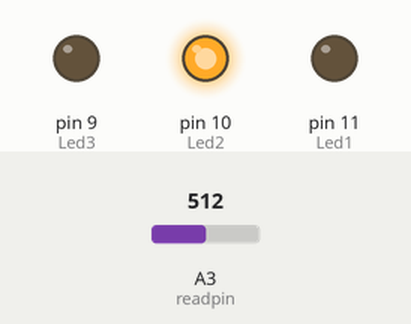
Bench run of a sketch on a simulated Arduino Uno, built with avr-gcc and run on an emulated ATmega328P. On the bench: output pins drawn as LEDs (lit = HIGH). The test bench sets the inputs (shaded band); at power-on: A3 (readpin) = 512.

Above: at 1.2 s.
1.3 s: A3 (readpin) set to 664
2.8 s: A3 (readpin) set to 693
At 3.5 s:
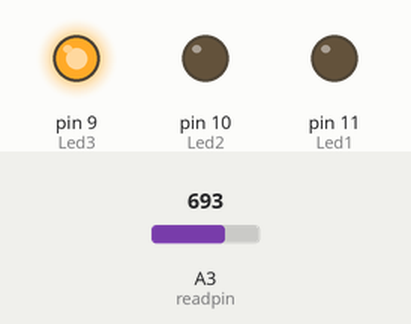
4.5 s: A3 (readpin) set to 306
At 5.7 s:
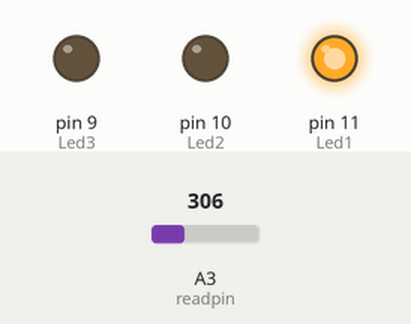
6.0 s: A3 (readpin) set to 326
7.5 s: A3 (readpin) set to 350
At 8.2 s:
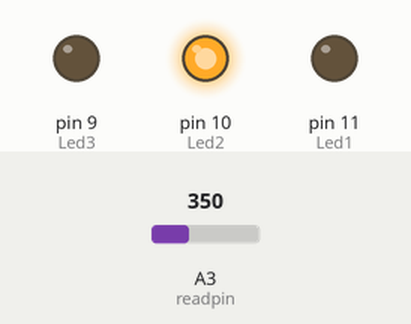
9.0 s: A3 (readpin) set to 122
At 9.3 s:
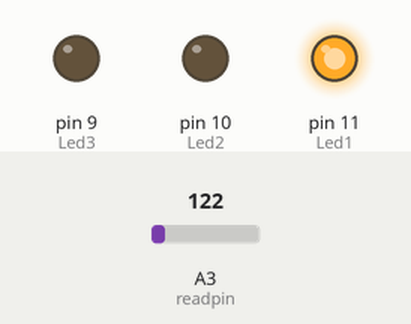
Timing chart, 0 to 11.5 s (numbered marks = the images above; inputs shaded):
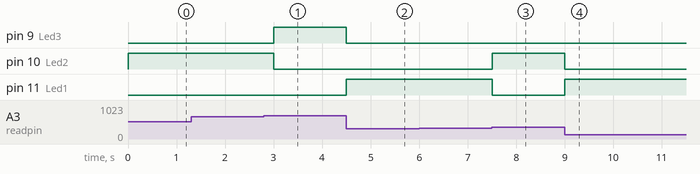

Measured:
- the behaviour switches between 681 and 682 on A3 (readpin) (found by bisection; images 0 and 1)
- the behaviour switches between 341 and 342 on A3 (readpin) (found by bisection; images 2 and 3)
- after the input at 1.3 s, every drawn part: stays the same
- after the input at 2.8 s, pin 9 (Led3): LOW → HIGH after 0.20 s; pin 10 (Led2): HIGH → LOW after 0.20 s
- after the input at 4.5 s, pin 9 (Led3): HIGH → LOW at once; pin 11 (Led1): LOW → HIGH at once
- after the input at 6.0 s, every drawn part: stays the same
- after the input at 7.5 s, pin 10 (Led2): LOW → HIGH at once; pin 11 (Led1): HIGH → LOW at once
- after the input at 9.0 s, pin 10 (Led2): HIGH → LOW at once; pin 11 (Led1): LOW → HIGH at once

The sketch:

Colour_change_LED.ino
```cpp
int readpin=A3, readvalue;
int Led1=11, Led2=10, Led3=9;
float V2;

void setup() {
  // put your setup code here, to run once:
pinMode(readpin,INPUT);
pinMode(Led1,OUTPUT);
pinMode(Led2,OUTPUT);
pinMode(Led3,OUTPUT);
// Serial.begin(9600);
}

void loop() {
  // put your main code here, to run repeatedly:
readvalue=analogRead(readpin);
V2=(5.0/1023.0)*readvalue;
if(V2<1.67){
  digitalWrite(Led1,HIGH);
  digitalWrite(Led2,LOW);
  digitalWrite(Led3,LOW);
}
if(V2>1.67 && V2<3.33){
  digitalWrite(Led1,LOW);
  digitalWrite(Led2,HIGH);
  digitalWrite(Led3,LOW);
}
if(V2>3.33){
  digitalWrite(Led1,LOW);
  digitalWrite(Led2,LOW);
  digitalWrite(Led3,HIGH);
}
// Serial.println(V2);
delay(250);
}
```
